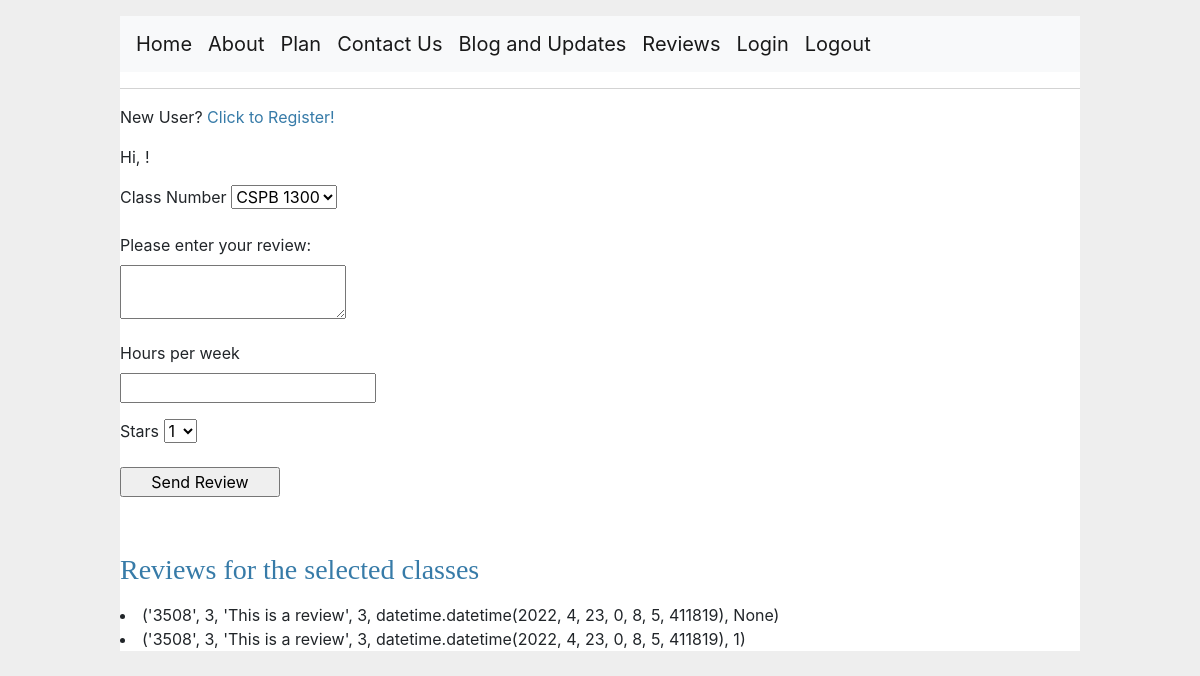
The app's page /reviews, older data.
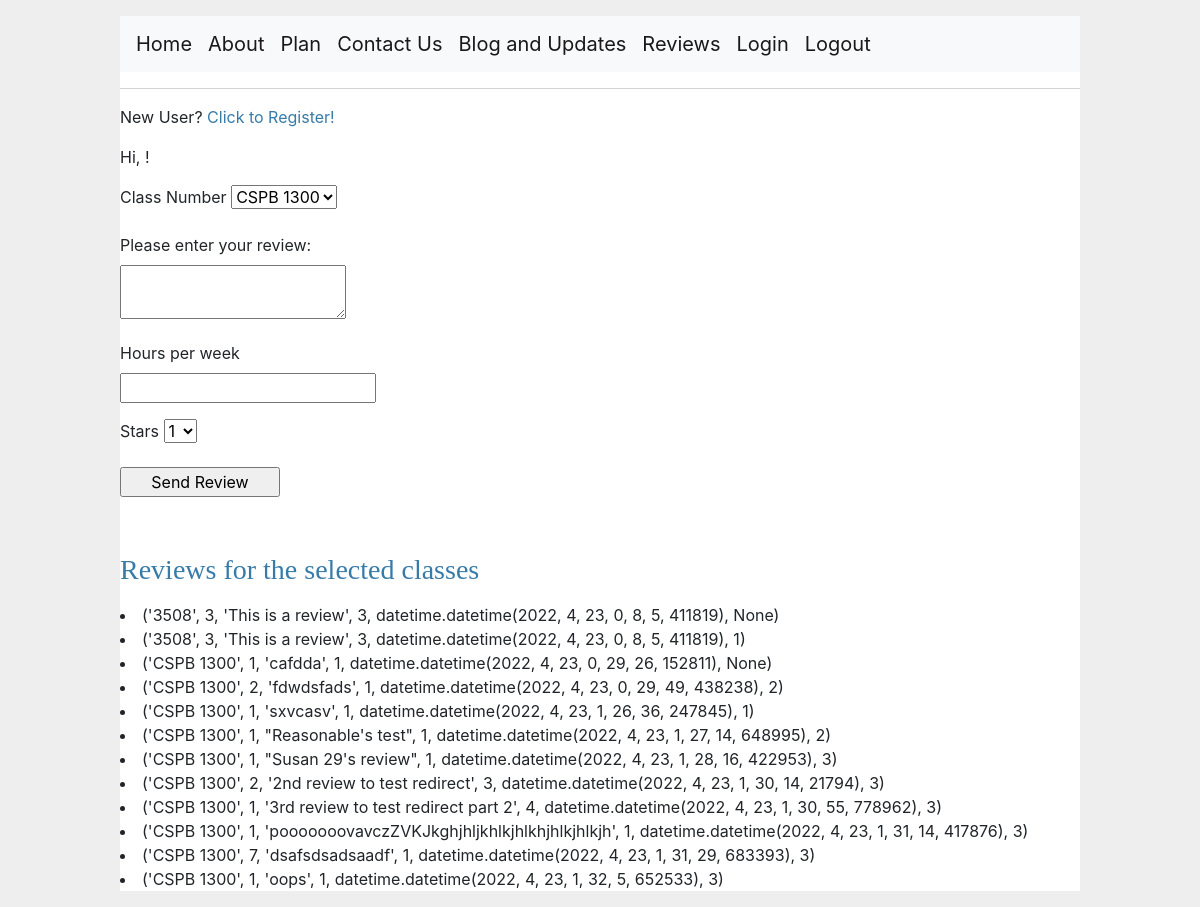
The same page, newer data.
### app/models.py (models this page shows, shortened)
class Review(db.Model):
    id = db.Column(db.Integer, primary_key=True)
    classname = db.Column(db.String(40))
    hoursperweek = db.Column(db.Integer)
    review = db.Column(db.String(200))
    stars = db.Column(db.Integer)
    timestamp = db.Column(db.DateTime, index=True, default=datetime.utcnow)
    user_id = db.Column(db.Integer, db.ForeignKey('user.id'))

### app/routes.py (the view)
@app.route('/reviews', methods=['GET', 'POST'])
def reviews():
    user_id = -1
    if current_user.is_authenticated:
        user = current_user.username
        user_object = User.query.filter_by(username=user).first()
        user_id = user_object.return_id()
    form = ReviewForm()
    reviews_all = Review.query.all()
    reviews_list = []
    for review in reviews_all:
        reviews_list.append((review.classname, review.hoursperweek, review.review, review.stars, review.timestamp, review.user_id))
    if form.validate_on_submit():
        ts = datetime.datetime.utcnow()
        review = Review(classname=form.classname.data, hoursperweek=form.hoursPerWeek.data, review=form.review.data, stars=form.stars.data, timestamp=ts, user_id=user_id)
        db.session.add(review)
        db.session.commit()
        return redirect(url_for('reviews'))
    else:
        return render_template('reviews.html', reviews=reviews_list, form=form)

### app/forms.py
class ReviewForm(FlaskForm):
    classname = SelectField(
        'Class Number',
        [DataRequired()],
        choices=[
            ('CSPB 1300', 'CSPB 1300'),
            ('CSPB 2824', '2824'),
            ('CSPB 2270', '2270'),
            ('CSPB 3104', '3104'),
            ('CSPB 2400', '2400'),
            ('CSPB 3308', '3308'),
            ('CSPB 3155', '3155'),
            ('CSPB 3702', '3702')
        ]
    )
    review = TextAreaField('Please enter your review:', validators=[DataRequired()])
    hoursPerWeek = IntegerField('Hours per week', validators=[DataRequired(), NumberRange(min=0, message='Must enter a number greater than 0')])
    stars = SelectField(choices=[('1', '1'), ('2', '2'), ('3', '3'), ('4', '4')])
    submit = SubmitField('Send Review')

### app/templates/reviews.html (shortened to what this page needs)
{% extends "base.html" %}
{% block body %}
    <form action="" method="post">
        <p>
            {{ form.classname.label }}
            {{ form.classname }}
        </p>
        <p>
            {{ form.review.label }}<br>
            {{ form.review(size=32) }}<br>
        </p>
        <p>
            {{ form.hoursPerWeek.label }}<br>
            {{ form.hoursPerWeek(size=32) }}<br>
        </p>
        <p>
            {{ form.stars.label }}
            {{ form.stars }}
        </p>
        <p>{{ form.submit() }}</p>
    </form>
    <br>
    <h3>Reviews for the selected classes</h3>
    {% for key in reviews %}
    <li>{{ key }}
    {% endfor %}
{% endblock %}

### app/templates/base.html (shortened to what this page needs)
<!doctype html>
<html lang="en">
  <head>
    <link rel="stylesheet" href="https://cdn.jsdelivr.net/npm/bootstrap@4.0.0/dist/css/bootstrap.min.css">
    <link rel="stylesheet" href="{{ url_for('static', filename='style.css') }}">
  </head>
  <body>
    <nav class="navbar navbar-expand-lg navbar-light bg-light">
      <a class="navbar-brand" href="{{ url_for('index') }}">Home</a>
      <a class="navbar-brand" href="{{ url_for('about') }}">About</a>
      <a class="navbar-brand" href="{{ url_for('plan') }}">Plan</a>
      <a class="navbar-brand" href="{{ url_for('contact') }}">Contact Us</a>
      <a class="navbar-brand" href="{{ url_for('updates') }}">Blog and Updates</a>
      <a class="navbar-brand" href="{{ url_for('reviews') }}">Reviews</a>
      <a class="navbar-brand" href="{{ url_for('login') }}">Login</a>
      <a class="navbar-brand" href="{{ url_for('logout') }}">Logout</a>
    </nav>
    <hr>
      <p>New User? <a href="{{ url_for('register') }}">Click to Register!</a></p>
      <p>Hi, {{ current_user.username }}!</p>
    {% block body %}{% endblock %}
  </body>
</html>

### app/static/style.css (style rules this page uses)
html { font-family: sans-serif; background: #eee; padding: 1rem; }
body { max-width: 960px; margin: 0 auto; background: white; }
h1, h2, h3, h4, h5, h6 { font-family: serif; color: #377ba8; margin: 1rem 0; }
a { color: #377ba8; }
hr { border: none; border-top: 1px solid lightgray; }
nav { background: lightgray; display: flex; align-items: center; padding: 0 0.5rem; }
input[type=submit] { align-self: start; min-width: 10em; }

Row changes from the older to the newer data that the page shows:
added Review: key "('CSPB 1300', 1, 'cafdda', 1, datetime.datetime(2022, 4, 23, 0, 29, 26, 152811), None)"
added Review: key "('CSPB 1300', 2, 'fdwdsfads', 1, datetime.datetime(2022, 4, 23, 0, 29, 49, 438238), 2)"
added Review: key "('CSPB 1300', 1, 'sxvcasv', 1, datetime.datetime(2022, 4, 23, 1, 26, 36, 247845), 1)"
added Review: key "('CSPB 1300', 1, \"Reasonable's test\", 1, datetime.datetime(2022, 4, 23, 1, 27, 14, 648995), 2)"
added Review: key "('CSPB 1300', 1, \"Susan 29's review\", 1, datetime.datetime(2022, 4, 23, 1, 28, 16, 422953), 3)"
added Review: key "('CSPB 1300', 2, '2nd review to test redirect', 3, datetime.datetime(2022, 4, 23, 1, 30, 14, 21794), 3)"
added Review: key "('CSPB 1300', 1, '3rd review to test redirect part 2', 4, datetime.datetime(2022, 4, 23, 1, 30, 55, 778962), 3)"
added Review: key "('CSPB 1300', 1, 'pooooooovavczZVKJkghjhljkhlkjhlkhjhlkjhlkjh', 1, datetime.datetime(2022, 4, 23, 1, 31, 14, 417876), 3)"
added Review: key "('CSPB 1300', 7, 'dsafsdsadsaadf', 1, datetime.datetime(2022, 4, 23, 1, 31, 29, 683393), 3)"
added Review: key "('CSPB 1300', 1, 'oops', 1, datetime.datetime(2022, 4, 23, 1, 32, 5, 652533), 3)"
